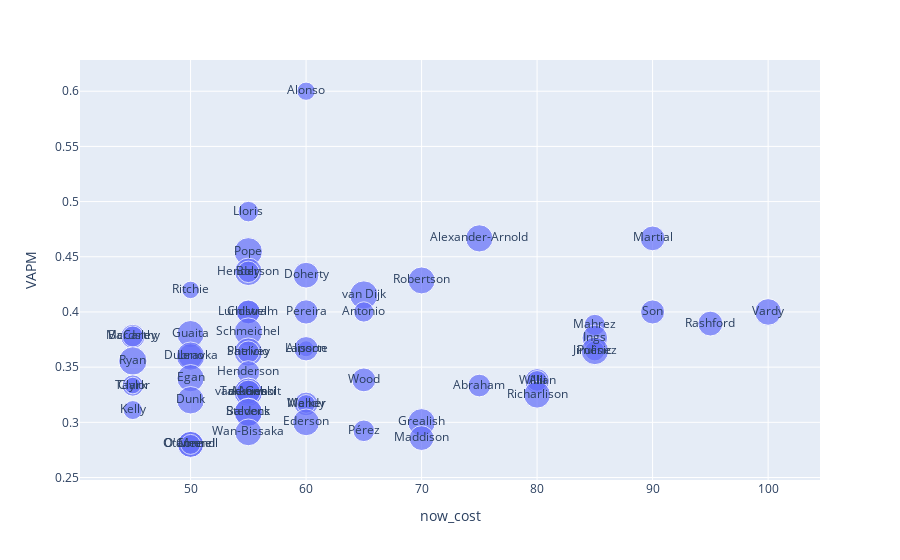

Notebook cell for this chart:
### Code cell
player_value()

### Figure 1 — Plotly figure (JSON) as saved in the notebook; plotly's stock layout.template omitted (floating-point values rounded to 4 significant figures)
{"data": [{"customdata": [[5.6], [4.7], [5.5], [6.2], [4.5], [4.4], [4.4], [4.6], [5], [4.1], [4.7], [4.4], [4.2], [5.6], [4.6], [4.2], [6], [5.7], [5.3], [4.1], [3.9], [3.7], [3.7], [5.2], [4.2], [4.2], [5.1], [5.1], [4], [4], [3.8], [3.8], [3.6], [3.9], [3.7], [4.2], [4.7], [4.7], [3.5], [3.5], [4.5], [3.8], [3.8], [3.8], [3.8], [4.6], [3.6], [3.9], [3.9], [3.4], [3.7], [3.7], [3.8], [4.1], [3.9], [3.6], [4], [3.4], [3.4], [3.4]], "hovertemplate": "now_cost=%{x}<br>VAPM=%{y}<br>minutes=%{marker.size}<br>PPG=%{customdata[0]}<br>web_name=%{text}<extra></extra>", "legendgroup": "", "marker": {"color": "#636efa", "size": [1429, 1808, 3173, 2625, 3420, 3240, 1980, 2836, 3111, 1312, 3420, 2520, 2374, 2478, 1767, 2452, 3032, 2645, 1934, 3420, 3150, 2520, 1890, 2800, 1096, 2543, 1717, 3241, 3420, 2118, 2649, 3420, 3420, 2234, 3187, 2436, 2595, 1845, 1944, 1186, 2206, 3420, 2699, 3420, 2507, 3070, 3230, 2392, 1491, 1547, 3420, 3345, 3071, 3233, 1998, 3070, 2624, 2915, 2880, 1710], "sizemode": "area", "sizeref": 8.55, "symbol": "circle"}, "mode": "markers+text", "name": "", "showlegend": false, "text": ["Alonso", "Lloris", "Alexander-Arnold", "Martial", "Pope", "Henderson", "Boly", "Doherty", "Robertson", "Ritchie", "van Dijk", "Pereira", "Chilwell", "Son", "Antonio", "Lundstram", "Vardy", "Rashford", "Mahrez", "Schmeichel", "Guaita", "McCarthy", "Bardsley", "Ings", "Laporte", "Alisson", "Pulisic", "Jiménez", "Patrício", "Shelvey", "Leno", "Dubravka", "Ryan", "Henderson", "Egan", "Wood", "Willian", "Alli", "Taylor", "Clark", "Abraham", "Tarkowski", "Aurier", "de Gea", "van Aanholt", "Richarlison", "Dunk", "Walker", "Mendy", "Kelly", "Baldock", "Stevens", "Ederson", "Grealish", "Pérez", "Wan-Bissaka", "Maddison", "O'Connell", "Mee", "Otamendi"], "type": "scatter", "x": [60, 55, 75, 90, 55, 55, 55, 60, 70, 50, 65, 60, 55, 90, 65, 55, 100, 95, 85, 55, 50, 45, 45, 85, 60, 60, 85, 85, 55, 55, 50, 50, 45, 55, 50, 65, 80, 80, 45, 45, 75, 55, 55, 55, 55, 80, 50, 60, 60, 45, 55, 55, 60, 70, 65, 55, 70, 50, 50, 50], "xaxis": "x", "y": [0.6, 0.4909, 0.4667, 0.4667, 0.4545, 0.4364, 0.4364, 0.4333, 0.4286, 0.42, 0.4154, 0.4, 0.4, 0.4, 0.4, 0.4, 0.4, 0.3895, 0.3882, 0.3818, 0.38, 0.3778, 0.3778, 0.3765, 0.3667, 0.3667, 0.3647, 0.3647, 0.3636, 0.3636, 0.36, 0.36, 0.3556, 0.3455, 0.34, 0.3385, 0.3375, 0.3375, 0.3333, 0.3333, 0.3333, 0.3273, 0.3273, 0.3273, 0.3273, 0.325, 0.32, 0.3167, 0.3167, 0.3111, 0.3091, 0.3091, 0.3, 0.3, 0.2923, 0.2909, 0.2857, 0.28, 0.28, 0.28], "yaxis": "y"}], "layout": {"legend": {"itemsizing": "constant", "tracegroupgap": 0}, "margin": {"t": 60}, "xaxis": {"anchor": "y", "domain": [0, 1], "title": {"text": "now_cost"}}, "yaxis": {"anchor": "x", "domain": [0, 1], "title": {"text": "VAPM"}}}}
